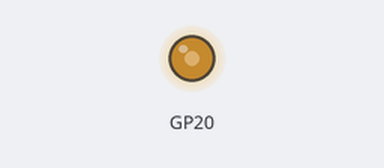
Simulated run of this program. Board: Raspberry Pi Pico running MicroPython. Parts: output pins drawn as LEDs (lit = HIGH).

Above: at 0.1 s.
Timing chart, 0 to 1.6 s (numbered marks = the images above):
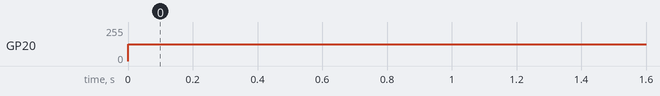

Measured:
- by itself, GP20: 0/255 → 127/255 at 0.00 s

The program:

piopwm.py
```python
# Example of using PIO for PWM, and fading the brightness of an LED

from machine import Pin
from rp2 import PIO, StateMachine, asm_pio
from time import sleep


@asm_pio(sideset_init=PIO.OUT_LOW)
def pwm_prog():
    pull(noblock).side(0)
    mov(x, osr)  # Keep most recent pull data stashed in X, for recycling by noblock

    mov(y, x)

    label("off_loop")
    jmp(y_dec, "off_loop")

    mov(y, x).side(1)

    label("on_loop")
    jmp(y_dec, "on_loop")


class PIOPWM:
    def __init__(self, pin: int, freq: int):
        self.count_freq = 100_000_000
        self._sm = StateMachine(0, pwm_prog, freq=self.count_freq, sideset_base=Pin(pin))
        self.freq(freq)
        self._sm.active(1)

    def _freq_to_max_count(self, freq: int):
        return self.count_freq // (freq * 2)

    def freq(self, freq: int):
        """Minimum value is -1 (completely turn off), 0 actually still produces narrow pulse"""
        assert freq >= -1
        self._sm.put(self._freq_to_max_count(freq))


if __name__ == "__main__":
    pwm = PIOPWM(20, 10_000)

    while True:
        sleep(1)
```
